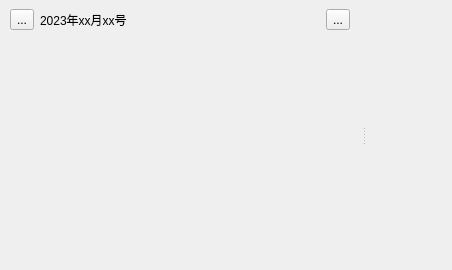
<?xml version="1.0" encoding="UTF-8"?>
<ui version="4.0">
 <class>checkinWidget</class>
 <widget class="QWidget" name="checkinWidget">
  <property name="geometry">
   <rect>
    <x>0</x>
    <y>0</y>
    <width>452</width>
    <height>270</height>
   </rect>
  </property>
  <property name="windowTitle">
   <string>Form</string>
  </property>
  <layout class="QVBoxLayout" name="verticalLayout_4">
   <property name="leftMargin">
    <number>0</number>
   </property>
   <property name="topMargin">
    <number>0</number>
   </property>
   <property name="rightMargin">
    <number>0</number>
   </property>
   <property name="bottomMargin">
    <number>0</number>
   </property>
   <item>
    <widget class="QWidget" name="mainWidget" native="true">
     <layout class="QVBoxLayout" name="verticalLayout_3">
      <property name="leftMargin">
       <number>0</number>
      </property>
      <property name="topMargin">
       <number>0</number>
      </property>
      <property name="rightMargin">
       <number>0</number>
      </property>
      <property name="bottomMargin">
       <number>0</number>
      </property>
      <item>
       <widget class="QSplitter" name="mainSplitter">
        <property name="frameShadow">
         <enum>QFrame::Raised</enum>
        </property>
        <property name="lineWidth">
         <number>1</number>
        </property>
        <property name="midLineWidth">
         <number>1</number>
        </property>
        <property name="orientation">
         <enum>Qt::Horizontal</enum>
        </property>
        <property name="handleWidth">
         <number>3</number>
        </property>
        <property name="childrenCollapsible">
         <bool>false</bool>
        </property>
        <widget class="QWidget" name="leftNavigateWidget" native="true">
         <layout class="QVBoxLayout" name="verticalLayout">
          <property name="spacing">
           <number>0</number>
          </property>
          <property name="leftMargin">
           <number>0</number>
          </property>
          <property name="topMargin">
           <number>0</number>
          </property>
          <property name="rightMargin">
           <number>0</number>
          </property>
          <item>
           <widget class="QWidget" name="titleBarControl" native="true">
            <layout class="QHBoxLayout" name="horizontalLayout_2">
             <property name="leftMargin">
              <number>10</number>
             </property>
             <property name="rightMargin">
              <number>12</number>
             </property>
             <item>
              <layout class="QHBoxLayout" name="leftTitleStatus">
               <property name="spacing">
                <number>-1</number>
               </property>
               <item>
                <widget class="QToolButton" name="iconBtn">
                 <property name="text">
                  <string>...</string>
                 </property>
                </widget>
               </item>
               <item>
                <widget class="QLabel" name="dateTimeLabel">
                 <property name="text">
                  <string>2023年xx月xx号</string>
                 </property>
                </widget>
               </item>
              </layout>
             </item>
             <item>
              <spacer name="horizontalSpacer">
               <property name="orientation">
                <enum>Qt::Horizontal</enum>
               </property>
               <property name="sizeHint" stdset="0">
                <size>
                 <width>40</width>
                 <height>20</height>
                </size>
               </property>
              </spacer>
             </item>
             <item>
              <widget class="QToolButton" name="addItemBtn">
               <property name="text">
                <string>...</string>
               </property>
               <property name="iconSize">
                <size>
                 <width>16</width>
                 <height>16</height>
                </size>
               </property>
              </widget>
             </item>
            </layout>
           </widget>
          </item>
          <item>
           <spacer name="verticalSpacer">
            <property name="orientation">
             <enum>Qt::Vertical</enum>
            </property>
            <property name="sizeType">
             <enum>QSizePolicy::Expanding</enum>
            </property>
            <property name="sizeHint" stdset="0">
             <size>
              <width>20</width>
              <height>30</height>
             </size>
            </property>
           </spacer>
          </item>
         </layout>
        </widget>
        <widget class="QWidget" name="calendarPage" native="true">
         <layout class="QVBoxLayout" name="verticalLayout_2">
          <property name="leftMargin">
           <number>0</number>
          </property>
          <property name="topMargin">
           <number>0</number>
          </property>
          <property name="rightMargin">
           <number>0</number>
          </property>
          <property name="bottomMargin">
           <number>0</number>
          </property>
          <item>
           <widget class="CalendarControl" name="calendarWidget" native="true">
            <property name="minimumSize">
             <size>
              <width>50</width>
              <height>100</height>
             </size>
            </property>
           </widget>
          </item>
          <item>
           <spacer name="verticalSpacer_2">
            <property name="orientation">
             <enum>Qt::Vertical</enum>
            </property>
            <property name="sizeHint" stdset="0">
             <size>
              <width>20</width>
              <height>40</height>
             </size>
            </property>
           </spacer>
          </item>
         </layout>
        </widget>
       </widget>
      </item>
     </layout>
    </widget>
   </item>
  </layout>
 </widget>
 <customwidgets>
  <customwidget>
   <class>CalendarControl</class>
   <extends>QWidget</extends>
   <header>calendarcontrol.h</header>
   <container>1</container>
  </customwidget>
 </customwidgets>
 <resources/>
 <connections/>
</ui>
